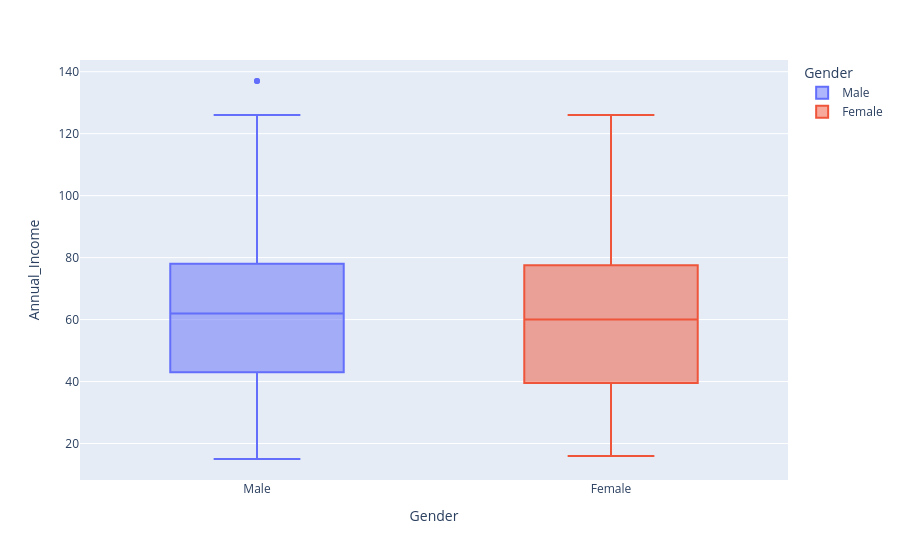

Source (notebook cell):
### Code cell
import plotly.express as pt
pt.box(mall,x ="Gender",y ="Annual_Income",color ="Gender")

### Figure 1 — Plotly figure (JSON) as saved in the notebook; plotly's stock layout.template omitted (floating-point values rounded to 4 significant figures)
{"data": [{"alignmentgroup": "True", "hovertemplate": "Gender=%{x}<br>Annual_Income=%{y}<extra></extra>", "legendgroup": "Male", "marker": {"color": "#636efa"}, "name": "Male", "notched": false, "offsetgroup": "Male", "orientation": "v", "showlegend": true, "type": "box", "x": ["Male", "Male", "Male", "Male", "Male", "Male", "Male", "Male", "Male", "Male", "Male", "Male", "Male", "Male", "Male", "Male", "Male", "Male", "Male", "Male", "Male", "Male", "Male", "Male", "Male", "Male", "Male", "Male", "Male", "Male", "Male", "Male", "Male", "Male", "Male", "Male", "Male", "Male", "Male", "Male", "Male", "Male", "Male", "Male", "Male", "Male", "Male", "Male", "Male", "Male", "Male", "Male", "Male", "Male", "Male", "Male", "Male", "Male", "Male", "Male", "Male", "Male", "Male", "Male", "Male", "Male", "Male", "Male", "Male", "Male", "Male", "Male", "Male", "Male", "Male", "Male", "Male", "Male", "Male", "Male", "Male", "Male", "Male", "Male", "Male", "Male", "Male", "Male", "Male", "Male"], "x0": " ", "xaxis": "x", "y": [15, 20, 15, 19, 19, 20, 21, 15, 15, 23, 24, 24, 25, 28, 28, 30, 33, 33, 38, 39, 42, 43, 43, 44, 46, 46, 46, 48, 48, 48, 49, 54, 54, 54, 54, 54, 54, 54, 59, 60, 60, 61, 61, 62, 62, 62, 63, 63, 63, 63, 64, 67, 69, 71, 71, 71, 71, 71, 71, 73, 73, 74, 75, 77, 77, 77, 78, 78, 78, 78, 78, 81, 85, 86, 87, 87, 87, 87, 87, 88, 88, 93, 93, 98, 99, 101, 113, 126, 137, 137], "y0": " ", "yaxis": "y"}, {"alignmentgroup": "True", "hovertemplate": "Gender=%{x}<br>Annual_Income=%{y}<extra></extra>", "legendgroup": "Female", "marker": {"color": "#EF553B"}, "name": "Female", "notched": false, "offsetgroup": "Female", "orientation": "v", "showlegend": true, "type": "box", "x": ["Female", "Female", "Female", "Female", "Female", "Female", "Female", "Female", "Female", "Female", "Female", "Female", "Female", "Female", "Female", "Female", "Female", "Female", "Female", "Female", "Female", "Female", "Female", "Female", "Female", "Female", "Female", "Female", "Female", "Female", "Female", "Female", "Female", "Female", "Female", "Female", "Female", "Female", "Female", "Female", "Female", "Female", "Female", "Female", "Female", "Female", "Female", "Female", "Female", "Female", "Female", "Female", "Female", "Female", "Female", "Female", "Female", "Female", "Female", "Female", "Female", "Female", "Female", "Female", "Female", "Female", "Female", "Female", "Female", "Female", "Female", "Female", "Female", "Female", "Female", "Female", "Female", "Female", "Female", "Female", "Female", "Female", "Female", "Female", "Female", "Female", "Female", "Female", "Female", "Female", "Female", "Female", "Female", "Female", "Female", "Female", "Female", "Female", "Female", "Female", "Female", "Female", "Female", "Female", "Female", "Female", "Female", "Female", "Female", "Female", "Female", "Female"], "x0": " ", "xaxis": "x", "y": [16, 16, 17, 17, 18, 18, 19, 19, 20, 20, 21, 23, 25, 28, 28, 29, 29, 30, 33, 33, 34, 34, 37, 37, 38, 39, 39, 39, 40, 40, 40, 40, 42, 43, 43, 44, 46, 47, 47, 48, 48, 48, 49, 50, 50, 54, 54, 54, 54, 54, 57, 57, 58, 58, 59, 60, 60, 60, 60, 62, 62, 62, 63, 63, 64, 65, 65, 65, 65, 67, 67, 67, 69, 70, 70, 72, 72, 73, 73, 74, 75, 76, 76, 77, 78, 78, 78, 78, 78, 78, 78, 79, 79, 81, 85, 86, 87, 88, 88, 97, 97, 98, 99, 101, 103, 103, 103, 103, 113, 120, 120, 126], "y0": " ", "yaxis": "y"}], "layout": {"boxmode": "overlay", "legend": {"title": {"text": "Gender"}, "tracegroupgap": 0}, "margin": {"t": 60}, "xaxis": {"anchor": "y", "categoryarray": ["Male", "Female"], "categoryorder": "array", "domain": [0, 1], "title": {"text": "Gender"}}, "yaxis": {"anchor": "x", "domain": [0, 1], "title": {"text": "Annual_Income"}}}}
